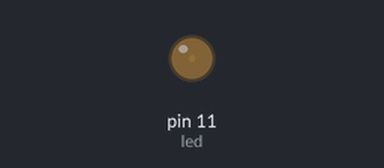
Bench run of a sketch on a simulated Arduino Uno, built with avr-gcc and run on an emulated ATmega328P. Parts: output pins drawn as LEDs (lit = HIGH).

Above: at 0.05 s.
At 1.15 s:
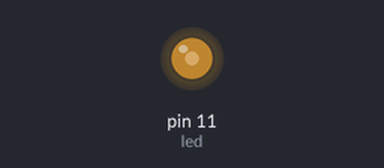
At 2.3 s:
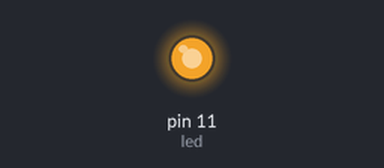
At 4.55 s:
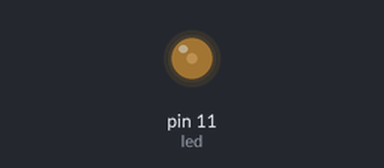
Timing chart, 0 to 6.6 s (numbered marks = the images above):
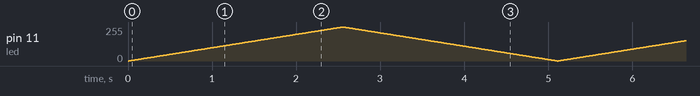

The sketch:

Blink_LED.ino
```cpp
/** Blink and Test an LED **/

int led = 11;
int brightness = 0;
int fadeAmount = 1;
void setup(){
  pinMode(led, OUTPUT);
}

void loop(){
   // set the brightness of pin 9:
  analogWrite(led, brightness);

  // change the brightness for next time through the loop:
  brightness = brightness + fadeAmount;

  // reverse the direction of the fading at the ends of the fade:
  if (brightness <= 0 || brightness >= 255) {
    fadeAmount = -fadeAmount;
  }
  // wait for 30 milliseconds to see the dimming effect
  delay(10);
}
```
